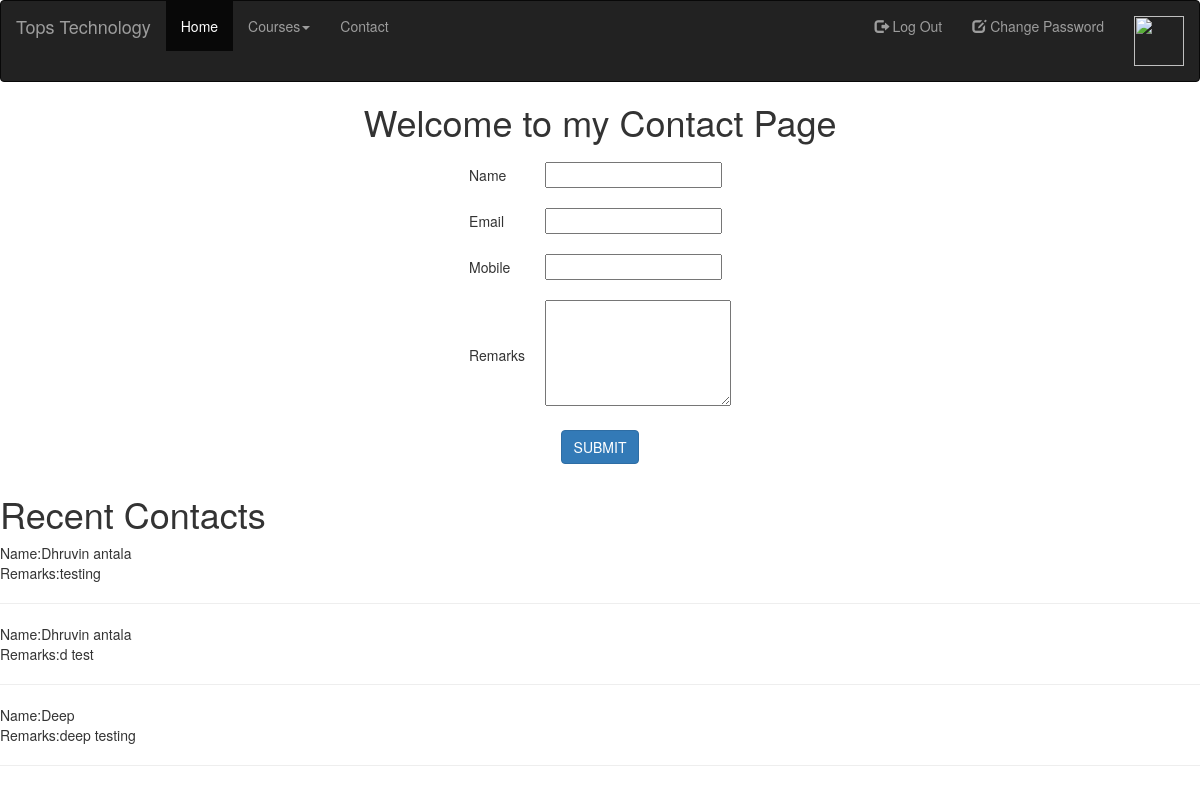
Page /contact/ (signed in) on the earlier database version.
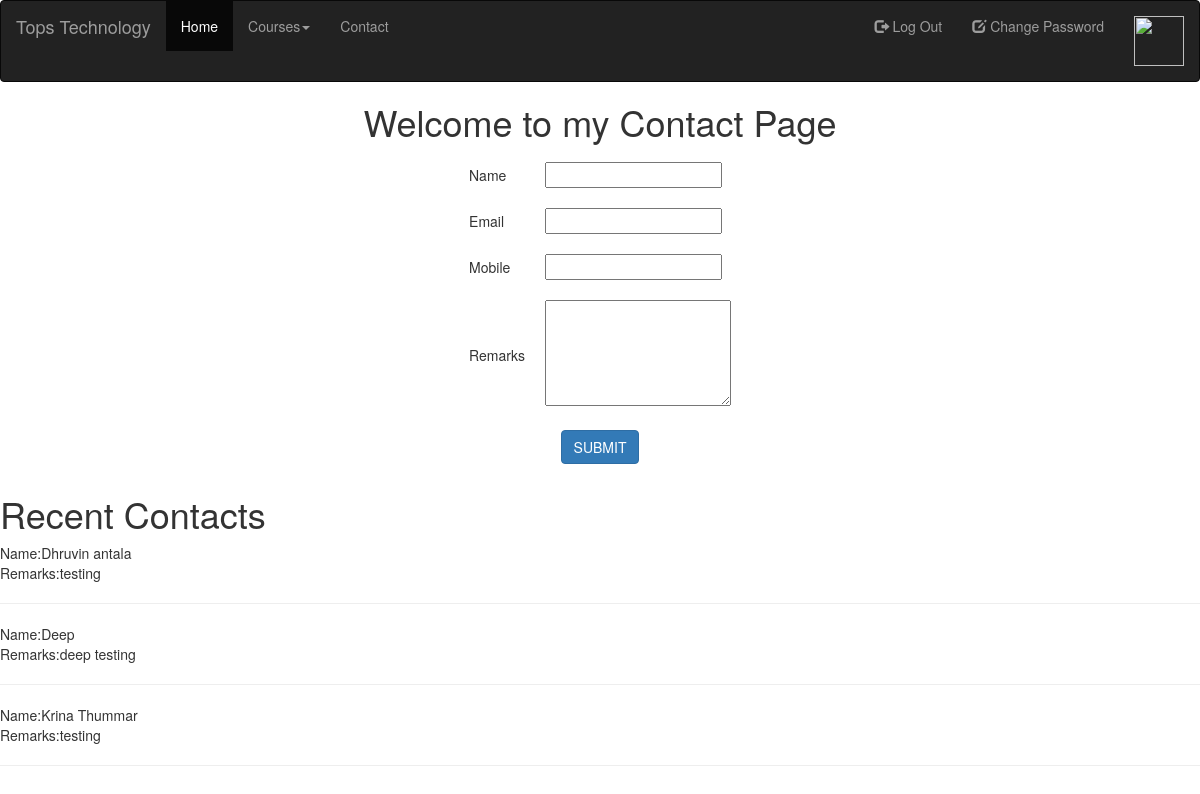
Same page on the later database version.
### myapp/models.py (models this page shows, shortened)
class Contact(models.Model):
	name=models.CharField(max_length=100)
	email=models.EmailField()
	mobile=models.PositiveSmallIntegerField()
	remarks=models.TextField()

### myapp/views.py (the view)
# urls.py: path('contact/',views.contact,name='contact'),
def contact(request):
	if request.method=='POST':
		Contact.objects.create(
			name=request.POST['name'],
			email=request.POST['email'],
			mobile=request.POST['mobile'],
			remarks=request.POST['remarks'],
			)
		msg="Contact Saved Successfully"
		contacts=Contact.objects.all().order_by("-id")[:3]
		return render(request,'contact.html',{'msg':msg,'contacts':contacts})
	else:
		contacts=Contact.objects.all().order_by("-id")[:3]
		return render(request,'contact.html',{'contacts':contacts})

### myapp/templates/contact.html (shortened to what this page needs)
{% extends 'header.html'%}
{% block content %}
<!DOCTYPE html>
<html>
<head>
</head>
<body>
	<center>
		<h1>Welcome to my Contact Page</h1>
		<form method="post" action="{% url 'contact' %}">
			<table>
				<tr>
					<td>Name</td>
					<td><input type="text" name="name"></td>
				</tr>
				<tr>
					<td>Email</td>
					<td><input type="email" name="email"></td>
				</tr>
				<tr>
					<td>Mobile</td>
					<td><input type="text" name="mobile"></td>
				</tr>
				<tr>
					<td>Remarks</td>
					<td><textarea rows="5" cols="22" name="remarks"></textarea></td>
				</tr>
				<tr>
					<td colspan="2" align="center"><input type="submit" name="action" value="SUBMIT" class="btn btn-primary"></td>
				</tr>
			</table>
		</form>
	</center>
	<h1>Recent Contacts</h1>
	{% for i in contacts %}
	Name:{{i.name}}<br>
	Remarks:{{i.remarks}}<br><hr>
	{% endfor%}
</body>
</html>
{% endblock %}

Differences in the rows shown:
removed Contact: name "Dhruvin antala", remarks "d test"
now on this page (row unchanged): Contact: name "Krina Thummar", remarks "testing"
